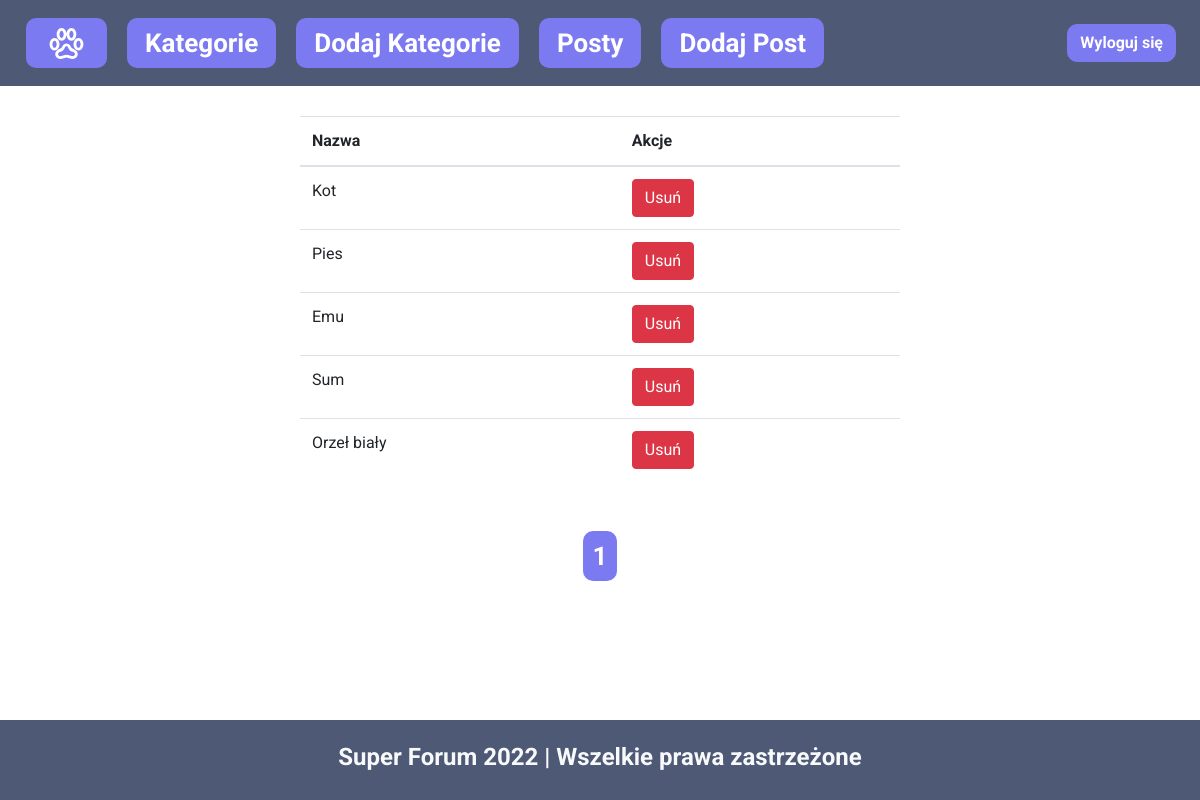
/wszystkiekategorie.php (signed in), run on an earlier commit of the app's database.
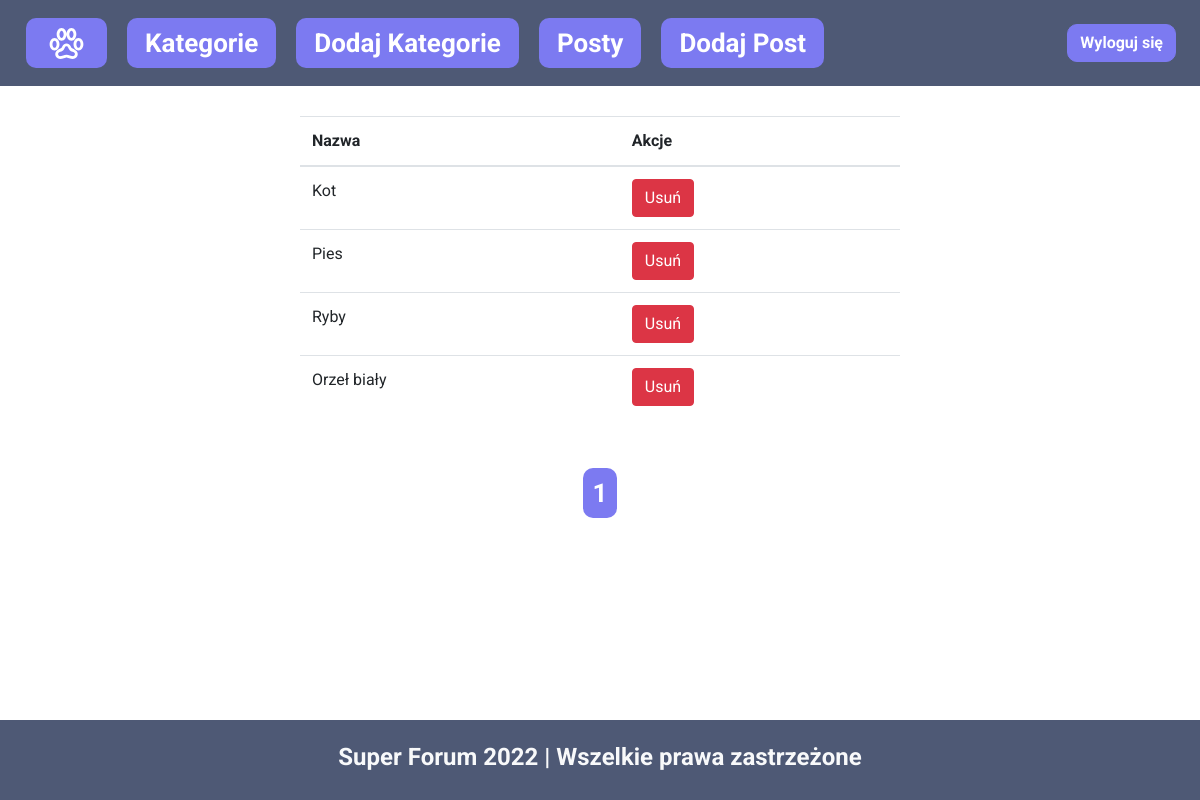
And on a later commit of the database.
### tables this page shows
CREATE TABLE `kategorie` (
  `category_id` int(8) NOT NULL,
  `category_name` varchar(255) NOT NULL,
  `category_description` varchar(255) NOT NULL,
  `created` datetime NOT NULL DEFAULT current_timestamp()
);

### wszystkiekategorie.php (the view, shortened to what this page needs)
<?php
$per_page_record = 15;
if (isset($_GET["page"])) {
	$page = $_GET["page"];
} else {
	$page = 1;
}
$start_from = ($page - 1) * $per_page_record;
?>
<!DOCTYPE html>
<html lang="pl">
<head>
	<link rel="stylesheet" href="https://cdn.jsdelivr.net/npm/bootstrap@4.5.3/dist/css/bootstrap.min.css">
	<link rel="stylesheet" href="navbar-style.css">
	<link rel="stylesheet" href="Pagination.css">
</head>
<body>
	<?php
	include_once('./navbar.php');
	?>
	<div class="w-50" style="margin-top: 2.5%; margin-left:auto; margin-right:auto;">
		<?php
		$query = "SELECT * FROM kategorie LIMIT " . $start_from . " , " . $per_page_record;
		$query_run = $conn->query($query);
		if ($query_run->num_rows > 0) {
		?>
			<table class="table">
				<thead>
					<tr>
						<th>Nazwa</th>
						<th>Akcje</th>
					</tr>
				</thead>
				<tbody>
					<?php
					foreach ($query_run as $category) {
					?>
						<tr>
							<td><?= $category['category_name']; ?></td>
							<td>
								<form action="./wszystkiekategorie.php" method="POST">
									<button class="btn btn-danger" type="submit" name="delete_category" value="<?= $category['category_id']; ?>">Usuń</button>
								</form>
							</td>
						</tr>
				<?php
					}
				} else {
					echo "<h2>Nie znaleziono żadnych kategorii</h2>";
				}
				?>
				</tbody>
			</table>
			<?php
			$sql = "SELECT COUNT(*) FROM `kategorie`";
			$rs_result = $conn->query($sql);
			$row = $rs_result->fetch_row();
			$total_records = $row[0];
			$total_pages = ceil($total_records / $per_page_record);
			$pagLink = "";
			echo "<div class='pagination'>";
			for ($i = 1; $i <= $total_pages; $i++) {
				if ($i == $page) {
					$pagLink .= "<a class = 'active' href='wszystkiekategorie.php?page="
						. $i . "'>" . $i . " </a>";
				} else {
					$pagLink .= "<a href='wszystkiekategorie.php?page=" . $i . "'>
					" . $i . " </a>";
				}
			};
			echo $pagLink;
			echo "</div>";
			?>
	</div>
	<?php include_once('./footer.php') ?>
</body>
</html>

What changed in the data, as far as the page shows it:
removed kategorie: category_name "Sum", $category['category_id'] 8 (drawn)
changed kategorie: category_name "Emu" → "Ryby"
